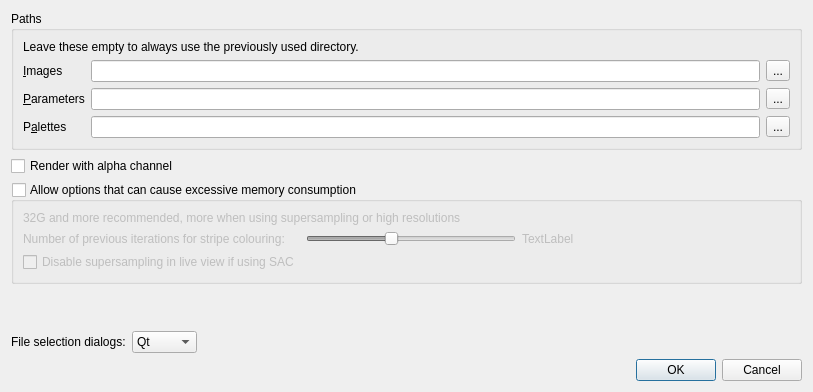
<?xml version="1.0" encoding="UTF-8"?>
<ui version="4.0">
 <class>PrefsDialog</class>
 <widget class="QDialog" name="PrefsDialog">
  <property name="geometry">
   <rect>
    <x>0</x>
    <y>0</y>
    <width>813</width>
    <height>392</height>
   </rect>
  </property>
  <property name="windowTitle">
   <string>Settings</string>
  </property>
  <layout class="QVBoxLayout" name="verticalLayout">
   <item>
    <widget class="QGroupBox" name="groupBox">
     <property name="title">
      <string>Paths</string>
     </property>
     <layout class="QGridLayout" name="gridLayout">
      <item row="1" column="0">
       <widget class="QLabel" name="label_2">
        <property name="text">
         <string>&amp;Images</string>
        </property>
        <property name="buddy">
         <cstring>imagesEdit</cstring>
        </property>
       </widget>
      </item>
      <item row="2" column="0">
       <widget class="QLabel" name="label_3">
        <property name="text">
         <string>&amp;Parameters</string>
        </property>
        <property name="buddy">
         <cstring>paramsEdit</cstring>
        </property>
       </widget>
      </item>
      <item row="0" column="0" colspan="3">
       <widget class="QLabel" name="label">
        <property name="text">
         <string>Leave these empty to always use the previously used directory.</string>
        </property>
       </widget>
      </item>
      <item row="3" column="0">
       <widget class="QLabel" name="label_4">
        <property name="text">
         <string>P&amp;alettes</string>
        </property>
        <property name="buddy">
         <cstring>colorsEdit</cstring>
        </property>
       </widget>
      </item>
      <item row="3" column="1">
       <widget class="QLineEdit" name="colorsEdit"/>
      </item>
      <item row="2" column="1">
       <widget class="QLineEdit" name="paramsEdit"/>
      </item>
      <item row="1" column="1">
       <widget class="QLineEdit" name="imagesEdit"/>
      </item>
      <item row="1" column="2">
       <widget class="QToolButton" name="imagesButton">
        <property name="text">
         <string>...</string>
        </property>
       </widget>
      </item>
      <item row="2" column="2">
       <widget class="QToolButton" name="paramsButton">
        <property name="text">
         <string>...</string>
        </property>
       </widget>
      </item>
      <item row="3" column="2">
       <widget class="QToolButton" name="colorsButton">
        <property name="text">
         <string>...</string>
        </property>
       </widget>
      </item>
     </layout>
    </widget>
   </item>
   <item>
    <widget class="QCheckBox" name="alphaCheckBox">
     <property name="toolTip">
      <string>&lt;p&gt;Controls whether images produced by the batch render process are in ARGB32 or RGB32 format.&lt;/p&gt;
&lt;p&gt;The alpha channel is only used by certain black and white colouring options.&lt;/p&gt;</string>
     </property>
     <property name="text">
      <string>Render with alpha channel</string>
     </property>
    </widget>
   </item>
   <item>
    <widget class="QGroupBox" name="largememBox">
     <property name="title">
      <string>Allow options that can cause excessive memory consumption</string>
     </property>
     <property name="checkable">
      <bool>true</bool>
     </property>
     <property name="checked">
      <bool>false</bool>
     </property>
     <layout class="QGridLayout" name="gridLayout_2">
      <item row="2" column="2">
       <widget class="QLabel" name="nprevLabel">
        <property name="text">
         <string>TextLabel</string>
        </property>
       </widget>
      </item>
      <item row="0" column="0" rowspan="2" colspan="4">
       <widget class="QLabel" name="label_6">
        <property name="text">
         <string>32G and more recommended, more when using supersampling or high resolutions</string>
        </property>
       </widget>
      </item>
      <item row="2" column="3">
       <spacer name="horizontalSpacer">
        <property name="orientation">
         <enum>Qt::Horizontal</enum>
        </property>
        <property name="sizeHint" stdset="0">
         <size>
          <width>1</width>
          <height>1</height>
         </size>
        </property>
       </spacer>
      </item>
      <item row="2" column="1">
       <widget class="QSlider" name="nprevSlider">
        <property name="toolTip">
         <string>&lt;p&gt;Stripe Average Colouring uses not just the last iteration value, but a number of previous values. When zooming in, it is helpful to have a large number of previous values available to avoid visual artifacts, but the cost in additional memory goes up by a significant amount.&lt;/p&gt;&lt;p&gt;A value of 16 is recommended as the maximum if available memory is below 32G and/or resolution exceeds 1920x1080 with supersample factor 1.&lt;/p&gt;</string>
        </property>
        <property name="minimum">
         <number>1</number>
        </property>
        <property name="maximum">
         <number>6</number>
        </property>
        <property name="pageStep">
         <number>1</number>
        </property>
        <property name="value">
         <number>3</number>
        </property>
        <property name="orientation">
         <enum>Qt::Horizontal</enum>
        </property>
       </widget>
      </item>
      <item row="2" column="0">
       <widget class="QLabel" name="label_5">
        <property name="text">
         <string>Number of previous iterations for stripe colouring:</string>
        </property>
       </widget>
      </item>
      <item row="3" column="0">
       <widget class="QCheckBox" name="noSuperCheckBox">
        <property name="toolTip">
         <string>&lt;p&gt;A safety option to reduce memory consumption if using stripe colouring by disallowing supersampling in live view. Batch renders still allow supersample, since they avoid using too much memory by splitting the image into multiple parts and calculating them one after another.&lt;/p&gt;</string>
        </property>
        <property name="text">
         <string>Disable supersampling in live view if using SAC</string>
        </property>
       </widget>
      </item>
     </layout>
    </widget>
   </item>
   <item>
    <spacer name="verticalSpacer">
     <property name="orientation">
      <enum>Qt::Vertical</enum>
     </property>
     <property name="sizeHint" stdset="0">
      <size>
       <width>1</width>
       <height>1</height>
      </size>
     </property>
    </spacer>
   </item>
   <item>
    <widget class="QWidget" name="widget" native="true">
     <layout class="QHBoxLayout" name="horizontalLayout">
      <property name="leftMargin">
       <number>0</number>
      </property>
      <property name="topMargin">
       <number>0</number>
      </property>
      <property name="rightMargin">
       <number>0</number>
      </property>
      <property name="bottomMargin">
       <number>0</number>
      </property>
      <item>
       <widget class="QLabel" name="label_7">
        <property name="text">
         <string>File selection dialogs:</string>
        </property>
       </widget>
      </item>
      <item>
       <widget class="QComboBox" name="fileselComboBox">
        <item>
         <property name="text">
          <string>Qt</string>
         </property>
        </item>
        <item>
         <property name="text">
          <string>Native</string>
         </property>
        </item>
       </widget>
      </item>
      <item>
       <spacer name="horizontalSpacer_2">
        <property name="orientation">
         <enum>Qt::Horizontal</enum>
        </property>
        <property name="sizeHint" stdset="0">
         <size>
          <width>40</width>
          <height>20</height>
         </size>
        </property>
       </spacer>
      </item>
     </layout>
    </widget>
   </item>
   <item>
    <widget class="QDialogButtonBox" name="buttonBox">
     <property name="orientation">
      <enum>Qt::Horizontal</enum>
     </property>
     <property name="standardButtons">
      <set>QDialogButtonBox::Cancel|QDialogButtonBox::Ok</set>
     </property>
    </widget>
   </item>
  </layout>
 </widget>
 <tabstops>
  <tabstop>imagesEdit</tabstop>
  <tabstop>imagesButton</tabstop>
  <tabstop>paramsEdit</tabstop>
  <tabstop>paramsButton</tabstop>
  <tabstop>colorsEdit</tabstop>
  <tabstop>colorsButton</tabstop>
 </tabstops>
 <resources/>
 <connections>
  <connection>
   <sender>buttonBox</sender>
   <signal>accepted()</signal>
   <receiver>PrefsDialog</receiver>
   <slot>accept()</slot>
   <hints>
    <hint type="sourcelabel">
     <x>248</x>
     <y>254</y>
    </hint>
    <hint type="destinationlabel">
     <x>157</x>
     <y>274</y>
    </hint>
   </hints>
  </connection>
  <connection>
   <sender>buttonBox</sender>
   <signal>rejected()</signal>
   <receiver>PrefsDialog</receiver>
   <slot>reject()</slot>
   <hints>
    <hint type="sourcelabel">
     <x>316</x>
     <y>260</y>
    </hint>
    <hint type="destinationlabel">
     <x>286</x>
     <y>274</y>
    </hint>
   </hints>
  </connection>
 </connections>
</ui>
